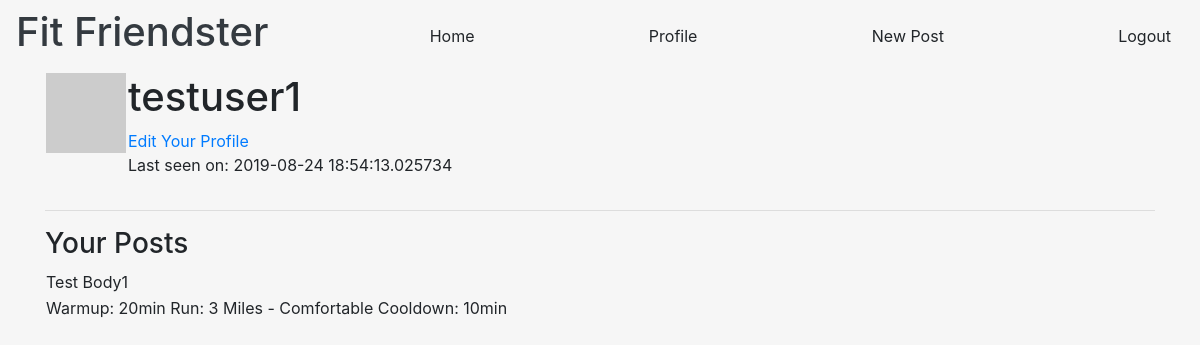
Page /user/testuser1 (signed in) on the earlier database version.
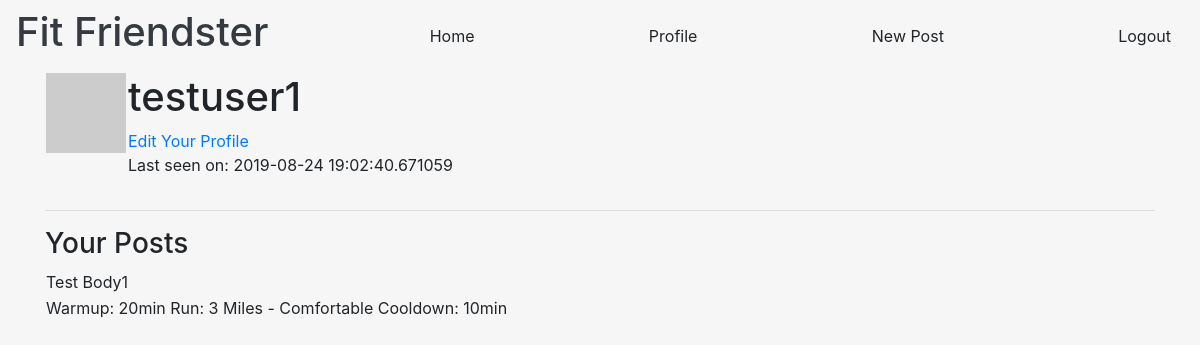
Same page on the later database version.
### app/models.py (models this page shows, shortened)
class User(UserMixin, db.Model):
    id = db.Column(db.Integer, primary_key=True)
    username = db.Column(db.String(64), index=True, unique=True)
    first_name = db.Column(db.String(32))
    last_name = db.Column(db.String(32))
    email = db.Column(db.String(64), index=True, unique=True)
    password_hash = db.Column(db.String(128))
    about_me = db.Column(db.String(140))
    last_seen = db.Column(db.DateTime, default=datetime.utcnow)
    active = db.Column(db.Boolean)
    user_type = db.Column(db.String(64))
    posts = db.relationship('Post', backref='author', lazy='dynamic')
    def avatar(self, size):
        digest = md5(self.email.lower().encode('utf-8')).hexdigest()
        return 'https://www.gravatar.com/avatar/{}?d=identicon&s={}'.format(digest,size)

### app/routes.py (the view)
@app.route('/user/<username>')
@login_required
def user(username):
    user = User.query.filter_by(username=username).first_or_404()
    posts = Post.query.filter_by(user_id=user.id).all()
    return render_template('user.html', title='Profile', user=user, posts=posts)

### app/models.py (called while the page is built)
@login.user_loader
def load_user(id):
    return User.query.get(int(id))

### app/routes.py (called while the page is built)
@app.before_request
def before_request():
    if current_user.is_authenticated:
        current_user.last_seen = datetime.utcnow()
        db.session.commit()

### app/templates/user.html (shortened to what this page needs)
{% extends "base.html" %}
{% block app_content %}
    <table>
        <tr valign="top">
            <td><img src="{{ user.avatar(128) }}"></td>
            <td>
                <h1>{{ user.username }}</h1>
                <a href="{{ url_for('edit_profile') }}">Edit Your Profile</a>
                {% if user.last_seen %}
                    <p>Last seen on: {{ user.last_seen }}</p>
                {% endif %}
            </td>
        </tr>
    </table>
    <hr>
        <h3>Your Posts</h3>
        {% for post in posts %}
            {% include '_post.html' %}
        {% endfor %}
{% endblock %}

Differences in the rows shown:
changed User "testuser1": last_seen "2019-08-24 18:54:13.025734" → "2019-08-24 19:02:40.671059"
